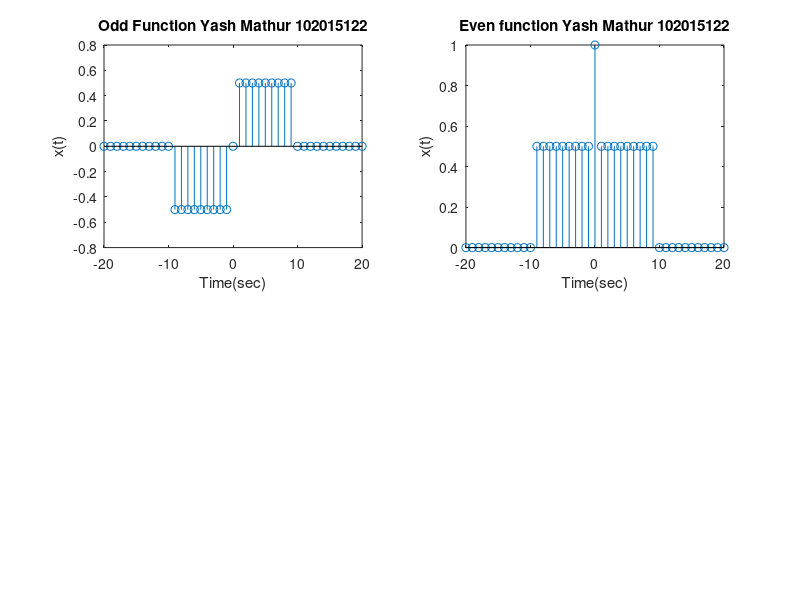

MATLAB code for this plot:
clc
t=[-20:1:20];
unitstep1=t>=0;
unitstep2=t>=10;

unitstepfinal=unitstep1-unitstep2;

odd=(unitstepfinal-flip(unitstepfinal))/2;
even=(unitstepfinal+flip(unitstepfinal))/2;
subplot(2,2,1);
stem(t,odd);
xlabel('Time(sec)');ylabel('x(t)');
title('Odd Function Yash Mathur 102015122');
subplot(2,2,2);
stem(t,even);
xlabel('Time(sec)');ylabel('x(t)');
title('Even function Yash Mathur 102015122');